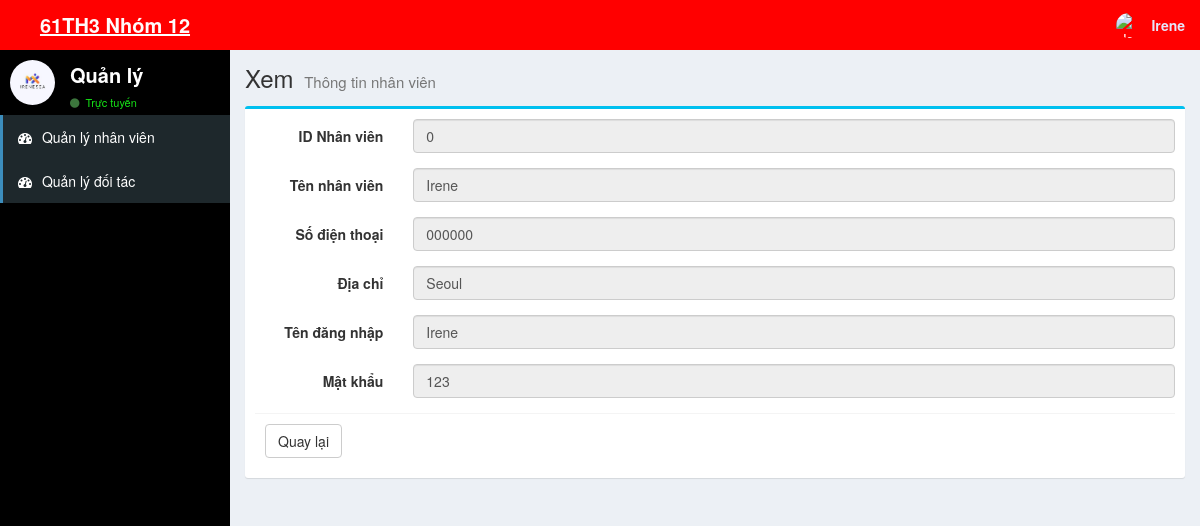
/admin/quanly/xemchitietnhanvien.php?ID_Nhanvienbanhang=0 (signed in), run on the app's committed database.
### tables this page shows
CREATE TABLE `nhanvienbanhang` (
  `ID_Nhanvienbanhang` int(10) NOT NULL,
  `Tennhanvien` varchar(100) NOT NULL,
  `Sdt` varchar(10) NOT NULL,
  `Diachi` varchar(100) NOT NULL,
  `Tendangnhap` varchar(100) NOT NULL,
  `Matkhau` varchar(100) NOT NULL
);

### admin/quanly/xemchitietnhanvien.php (the view, shortened to what this page needs)
<?php
 include "head.php";
?>
  <body class="hold-transition skin-blue sidebar-mini">
    <div class="wrapper">
    <?php
 include "Header.php";
?>
    <?php
 include "aside.php";
?>
    <div class="content-wrapper">
    <?php
   require '../../inc/config.php';
   $id = $_GET["ID_Nhanvienbanhang"];
   $query="SELECT ID_Nhanvienbanhang, Tennhanvien , Sdt, Diachi, Tendangnhap, Matkhau, Tendangnhap, Matkhau from nhanvienbanhang
	WHERE ID_Nhanvienbanhang LIKE '". $id ."';";
   $result = $conn->query($query);
$row = $result->fetch_assoc();
?>
        <section class="content-header">
          <h1>
            Xem
            <small>Thông tin nhân viên</small>
          </h1>
        </section>
            <section class="content">
                <div class="row">
                    <div class="col-md-12">
                    <div class="box box-info">
                        <form class="form-horizontal"  method="POST" action="<?php include 'xulysuanhanvien.php'?>" enctype="multipart/form-data">
                            <div class="box-body">
                            <div class="form-group">
                                    <label for="inputEmail3" class="col-sm-2 control-label">ID Nhân viên</label>
                                    <div class="col-sm-10">
                                        <input type="text" class="form-control" name="id" value="<?php echo $row["ID_Nhanvienbanhang"] ?>" required disabled>
                                    </div>
                                </div>
                                <div class="form-group">
                                    <label for="inputEmail3" class="col-sm-2 control-label">Tên nhân viên</label>
                                    <div class="col-sm-10">
                                        <input type="text" class="form-control" name="name" value="<?php echo $row["Tennhanvien"] ?>" required disabled>
                                    </div>
                                </div>
                                <div class="form-group">
                                    <label for="inputEmail3" class="col-sm-2 control-label">Số điện thoại</label>
                                    <div class="col-sm-10">
                                        <input type="text" class="form-control" name="phone" value="<?php echo $row["Sdt"] ?>" required disabled>
                                    </div>
                                </div>
                                <div class="form-group">
                                    <label for="inputEmail3" class="col-sm-2 control-label">Địa chỉ</label>
                                    <div class="col-sm-10">
                                        <input type="text" class="form-control" name="address" value="<?php echo $row["Diachi"] ?>" required disabled>
                                    </div>
                                </div>
                                <div class="form-group">
                                    <label for="inputEmail3" class="col-sm-2 control-label">Tên đăng nhập</label>
                                    <div class="col-sm-10">
                                        <input type="text" class="form-control" name="account" value="<?php echo $row["Tendangnhap"] ?>" required disabled>
                                    </div>
                                </div>
                                <div class="form-group">
                                    <label for="inputEmail3" class="col-sm-2 control-label">Mật khẩu</label>
                                    <div class="col-sm-10">
                                        <input type="text" class="form-control" name="pass" value="<?php echo $row["Matkhau"] ?>" required disabled>
                                    </div>
                                </div>
                                <div class="box-footer">
                                    <a href="qlynhanvien.php"><button type="button" name="cancel" class="btn btn-default">Quay lại</button></a>
                                </div>
                            </div>
                        </form>
        </section>
  </body>
</html>

### data on the page
nhanvienbanhang: id "0", name "Irene", phone "000000", address "Seoul", account "Irene", pass "123"

### other printed values
$_SESSION['Tendangnhap'] "Irene"
